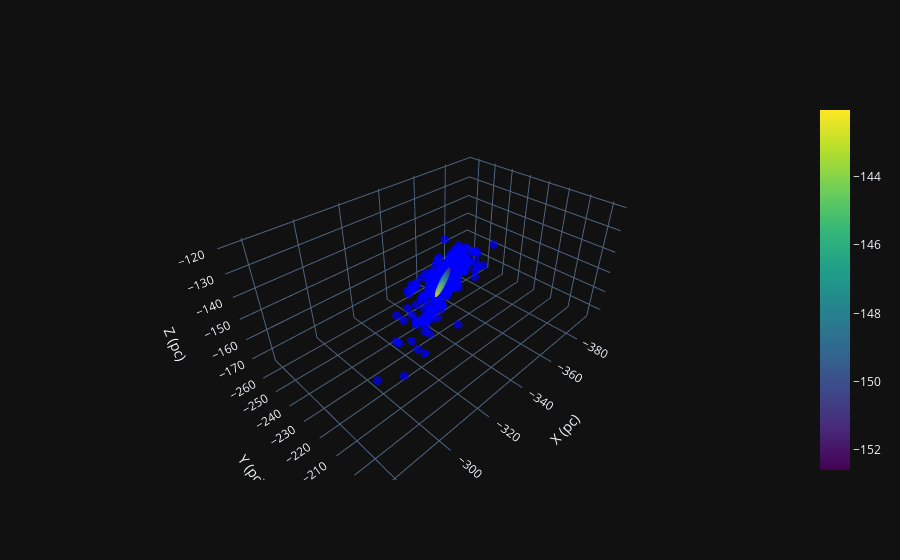

Notebook code cell kept with this figure:
### Markdown cell above
## 3. Plotting

### Code cell
f = go.Figure()

# Points
f.add_trace(go.Scatter3d( x=X[:, 0], y=X[:, 1], z=X[:, 2], mode='markers', marker=dict(size=3, color='blue', opacity=0.7),
                          name='Star positions'))

# Gaussian components
for i in range(len(means)):
    mean = means[i]
    cov_matrix = covariances[i]

    # Get the transformed ellipsoid points
    x_rot, y_rot, z_rot = plot_ellipsoid(mean, cov_matrix)

    # Add each ellipsoid to the plot
    f.add_trace(go.Surface(x=x_rot, y=y_rot, z=z_rot, colorscale='Viridis', opacity=0.6))

# Customize layout
f.update_layout(
 scene=dict(
     xaxis_title='X (pc)',
     yaxis_title='Y (pc)',
     zaxis_title='Z (pc)'
 )
)

plot(f)
f.show()

### Figure 1 — Plotly figure (JSON) as saved in the notebook; plotly's stock layout.template omitted (floating-point values rounded to 4 significant figures; data arrays with more than 128 entries replaced by an {"elided": "..."} marker saying what was removed)
{"data": [{"marker": {"color": "blue", "opacity": 0.7, "size": 3}, "mode": "markers", "name": "Star positions", "x": {"elided": "303 float values"}, "y": {"elided": "303 float values"}, "z": {"elided": "303 float values"}, "type": "scatter3d"}, {"colorscale": [[0.0, "#440154"], [0.1111, "#482878"], [0.2222, "#3e4989"], [0.3333, "#31688e"], [0.4444, "#26828e"], [0.5556, "#1f9e89"], [0.6667, "#35b779"], [0.7778, "#6ece58"], [0.8889, "#b5de2b"], [1.0, "#fde725"]], "opacity": 0.6, "x": {"elided": "50x50 float values"}, "y": {"elided": "50x50 float values"}, "z": {"elided": "50x50 float values"}, "type": "surface"}], "layout": {"scene": {"xaxis": {"title": {"text": "X (pc)"}}, "yaxis": {"title": {"text": "Y (pc)"}}, "zaxis": {"title": {"text": "Z (pc)"}}}}}
